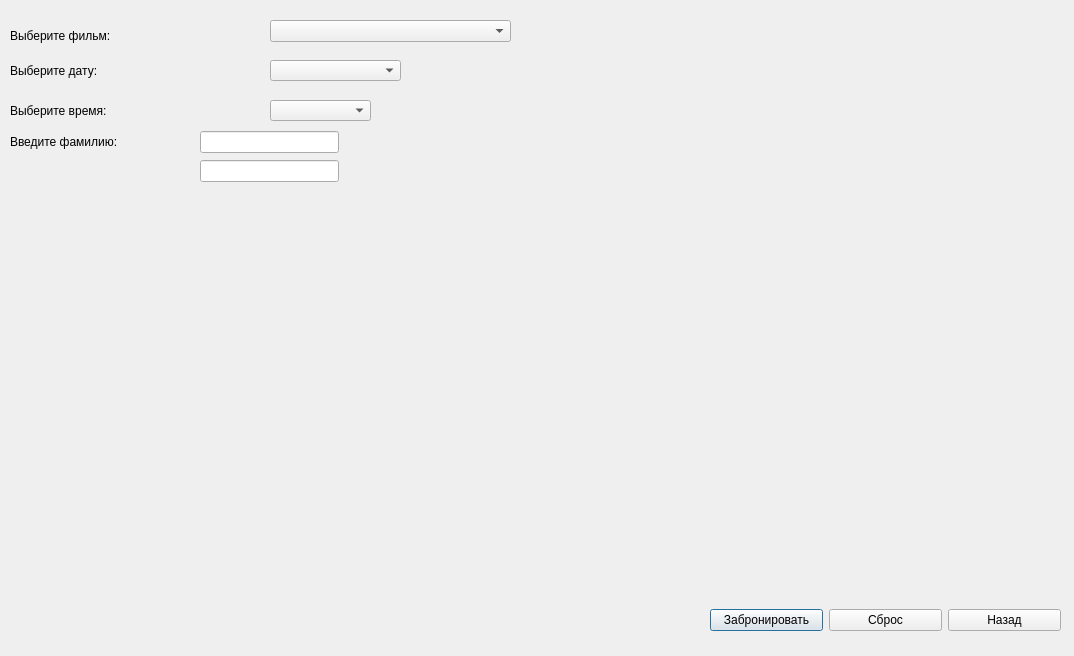
<?xml version="1.0" encoding="UTF-8"?>
<ui version="4.0">
 <class>Tickets</class>
 <widget class="QDialog" name="Tickets">
  <property name="geometry">
   <rect>
    <x>0</x>
    <y>0</y>
    <width>1074</width>
    <height>656</height>
   </rect>
  </property>
  <property name="windowTitle">
   <string>Билеты</string>
  </property>
  <widget class="QComboBox" name="comboBox_Film">
   <property name="geometry">
    <rect>
     <x>270</x>
     <y>20</y>
     <width>241</width>
     <height>22</height>
    </rect>
   </property>
   <property name="currentText">
    <string/>
   </property>
  </widget>
  <widget class="QWidget" name="layoutWidget">
   <property name="geometry">
    <rect>
     <x>200</x>
     <y>130</y>
     <width>139</width>
     <height>53</height>
    </rect>
   </property>
   <layout class="QVBoxLayout" name="verticalLayout_2">
    <item>
     <widget class="QLineEdit" name="txt_surname"/>
    </item>
    <item>
     <widget class="QLineEdit" name="txt_places">
      <property name="readOnly">
       <bool>true</bool>
      </property>
     </widget>
    </item>
   </layout>
  </widget>
  <widget class="QComboBox" name="comboBox_Date">
   <property name="geometry">
    <rect>
     <x>270</x>
     <y>60</y>
     <width>131</width>
     <height>21</height>
    </rect>
   </property>
  </widget>
  <widget class="QWidget" name="layoutWidget_2">
   <property name="geometry">
    <rect>
     <x>10</x>
     <y>130</y>
     <width>191</width>
     <height>51</height>
    </rect>
   </property>
   <layout class="QVBoxLayout" name="verticalLayout">
    <item>
     <widget class="QLabel" name="label_2">
      <property name="text">
       <string>Введите фамилию:</string>
      </property>
     </widget>
    </item>
    <item>
     <widget class="QLabel" name="label_3">
      <property name="text">
       <string/>
      </property>
     </widget>
    </item>
   </layout>
  </widget>
  <widget class="QLabel" name="label">
   <property name="geometry">
    <rect>
     <x>10</x>
     <y>20</y>
     <width>241</width>
     <height>31</height>
    </rect>
   </property>
   <property name="text">
    <string>Выберите фильм:</string>
   </property>
  </widget>
  <widget class="QComboBox" name="comboBox_Time">
   <property name="geometry">
    <rect>
     <x>270</x>
     <y>100</y>
     <width>101</width>
     <height>21</height>
    </rect>
   </property>
  </widget>
  <widget class="QWidget" name="layoutWidget_3">
   <property name="geometry">
    <rect>
     <x>710</x>
     <y>600</y>
     <width>351</width>
     <height>41</height>
    </rect>
   </property>
   <layout class="QGridLayout" name="gridLayout">
    <item row="0" column="0">
     <widget class="QPushButton" name="pushButton_2">
      <property name="text">
       <string>Забронировать</string>
      </property>
     </widget>
    </item>
    <item row="0" column="2">
     <widget class="QPushButton" name="pushButton">
      <property name="text">
       <string>Назад</string>
      </property>
     </widget>
    </item>
    <item row="0" column="1">
     <widget class="QPushButton" name="pushButton_3">
      <property name="text">
       <string>Сброс</string>
      </property>
     </widget>
    </item>
   </layout>
  </widget>
  <widget class="QLabel" name="label_4">
   <property name="geometry">
    <rect>
     <x>10</x>
     <y>60</y>
     <width>231</width>
     <height>21</height>
    </rect>
   </property>
   <property name="text">
    <string>Выберите дату:</string>
   </property>
  </widget>
  <widget class="QLabel" name="label_5">
   <property name="geometry">
    <rect>
     <x>10</x>
     <y>100</y>
     <width>241</width>
     <height>21</height>
    </rect>
   </property>
   <property name="text">
    <string>Выберите время:</string>
   </property>
  </widget>
  <widget class="QLabel" name="label_6">
   <property name="geometry">
    <rect>
     <x>380</x>
     <y>160</y>
     <width>321</width>
     <height>21</height>
    </rect>
   </property>
   <property name="text">
    <string/>
   </property>
  </widget>
 </widget>
 <resources/>
 <connections/>
</ui>
